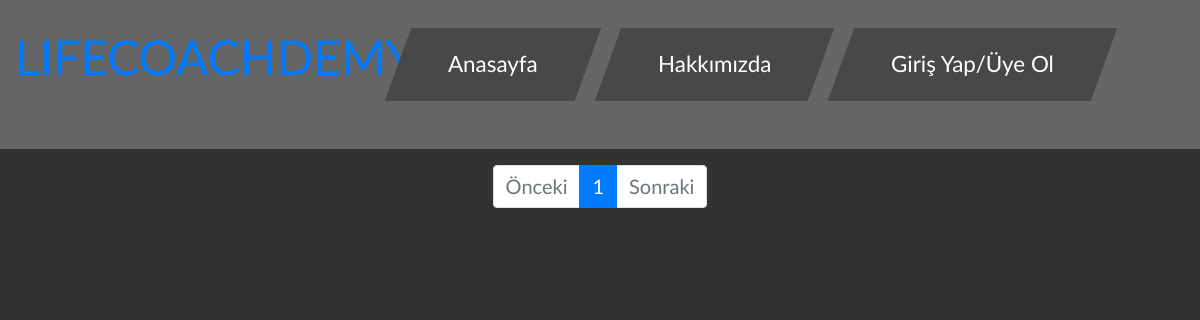
The page /project/index/ on the database as committed earlier.
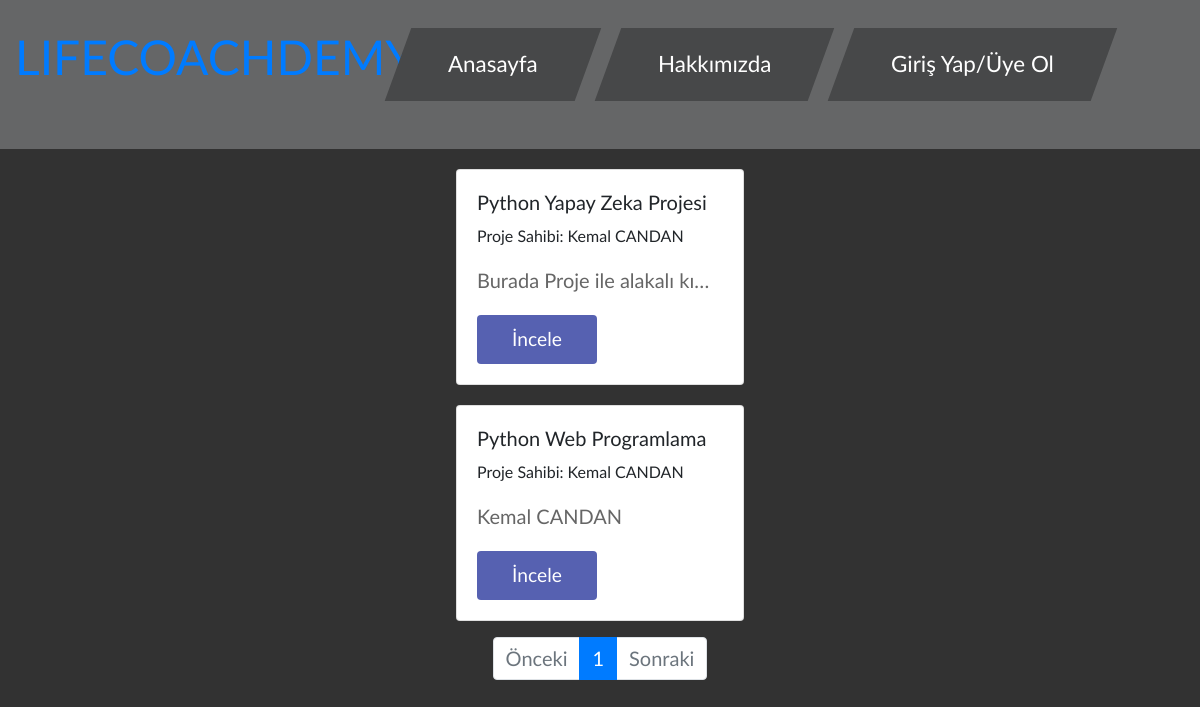
The same page on the database as committed later.
### project/models.py (models this page shows, shortened)
class Project(models.Model):
    project_owner = models.ForeignKey('auth.User', verbose_name='Proje Sahibi', related_name='projects', on_delete=models.CASCADE)
    name = models.CharField(max_length=120, verbose_name='Projenin Adı')
    content = RichTextField(verbose_name='İçerik', null=True, blank=True)
    slug = models.SlugField(unique=True, editable=False, max_length=130)
    def get_absolute_url(self):
        return reverse('project:detail', kwargs={'slug': self.slug})

### project/views.py (the view, shortened to what this page needs)
def project_index(request):
    project_list = Project.objects.all()
    query = request.GET.get('q')
    paginator = Paginator(project_list, 5) #Show 5 courses per page
    page = request.GET.get('sayfa')
    try:
        projects = paginator.page(page)
    except PageNotAnInteger:
        projects = paginator.page(1)
    except EmptyPage:
        projects = paginator.page(paginator.num_pages)
    return render(request, 'project/index.html', {'projects': projects})

### templates/project/index.html (shortened to what this page needs)
{% extends 'base.html' %}
{% block body %}
    {% for project in projects %}
        <div class="container">
            <div class="row justify-content-center" style="margin-top:20px;">
                <div class="card" style="width: 18rem;">
                    <div class="card-body">
                        <h5 class="card-title">{{ project.name }}</h5>
                        <h6>Proje Sahibi: {{ project.project_owner.get_full_name }}</h6>
                        <p class="card-text">{{ project.content|safe|linebreaks|truncatechars:34 }}</p>
                        <a href="{{ project.get_absolute_url }}" class="btn btn-primary">İncele</a>
                    </div>
                </div>
            </div>
        </div>
    {% endfor %}
    <div class="row justify-content-center mt-3">
        <ul class="pagination">
            <li class="page-item {% if not projects.has_previous %}disabled{% endif %}">
                <a class="page-link" {% if not projects.has_previous %} href="#" {% endif %}  tabindex="-1" aria-disabled="true">Önceki</a>
            </li>
            {% for page in projects.paginator.page_range %}
            <li class="page-item {% ifequal page projects.number %}active{% endifequal %}"><a class="page-link" href="?sayfa={{ page }}{% if request.GET.q %}&q={{ request.GET.q }}{% endif %}">{{ page }}</a></li>
            {% endfor %}
            <li class="page-item {% if not projects.has_next %}disabled{% endif %}">
                <a class="page-link" {% if not projects.has_next %} href="#" {% endif %}  tabindex="-1" aria-disabled="true">Sonraki</a>
            </li>
        </ul>
    </div>
{% endblock %}

### templates/base.html (shortened to what this page needs)
{% load static %}
<!DOCTYPE html>
<html lang="en">
<head>
    <link rel="stylesheet" href="{% static 'css/family_lato.css' %}">
    <link rel="stylesheet" href="{% static 'css/bootstrap.min.css' %}">
    <link rel="stylesheet" href="{% static 'fontawesome/css/all.min.css' %}">
    <link rel="stylesheet" href="{% static 'slick/slick.css' %}">
    <link rel="stylesheet" href="{% static 'slick/slick-theme.css' %}">
    <link rel="stylesheet" href="{% static 'css/templatemo-real-dynamic.css' %}">
    <link rel="stylesheet" href="{% static 'css/base.css' %}">
</head>
<body>
    {% include 'header.html' %}
    {% block body %}
    {% endblock %}
</body>
</html>

### templates/header.html (shortened to what this page needs)
{% block header %}
    <div class="tm-container">
        <div class="tm-site-header-overlay">
            <div class="container-fluid">
                <div class="row">
                    <div class="col-lg-4 tm-site-header-left">
                        <h1 class="text-uppercase mt-2 tm-site-name"><a href="/home">LifeCoachDemy</a></h1>
                    </div>
                    <div class="col-lg-8 tm-site-header-right" style="left:-45px;">
                        <nav class="navbar navbar-expand-lg">
                            <div class="collapse navbar-collapse tm-nav" id="navbarNav">
                                <ul class="navbar-nav ml-auto">
                                  <li class="nav-item active">
                                    <a class="nav-link tm-nav-link" href="/home">Anasayfa <span class="sr-only">(current)</span></a>
                                  </li>
                                  <li class="nav-item active">
                                    <a class="nav-link tm-nav-link" href="/about">Hakkımızda</a>
                                  </li>
                                  {% if not request.user.is_authenticated %}
                                  <li class="nav-item active">
                                    <a class="nav-link tm-nav-link" href="{% url  'accounts:login' %}">Giriş Yap/Üye Ol</a>
                                  </li>
                                  {% endif %}
                                </ul>
                            </div>
                        </nav>
                    </div>
                </div>
            </div>
        </div>
    </div>
{% endblock %}

### static/css/templatemo-real-dynamic.css (style rules this page uses)
body { font-family: 'Lato', Arial, sans-serif; font-size: 20px; overflow-x: hidden; background-color: #323232; }
a { transition: all 0.3s ease; text-decoration: none; }
p, address { color: #666; line-height: 1.9; }
ul, i { color: #666; }
ul { line-height: 2; }
.tm-container { max-width: 1800px; margin: 0 auto; }
.container-fluid { max-width: 1570px; }
.tm-site-header-overlay { color: white; background-color: #656667; padding-top: 20px; }
.tm-site-header-left { padding-bottom: 55px; }
.tm-site-header-right { padding-bottom: 10px; }
.tm-site-name { font-size: 3rem; }
.nav-item { font-size: 1.4rem; transform: skew(-20deg, 0); transition: all 0.3s ease; margin-right: 20px; }
.navbar-expand-lg .navbar-nav .nav-link { color: white; padding: 14px 50px; transform: skew(20deg, 0); }
.nav-item.active, .nav-item:hover { background-color: #474849; }
.nav-item.active .nav-link, .nav-item:hover .nav-link { color: white; }
.btn { font-size: 1.2rem; padding: 10px 35px; border: none; }
.btn-primary { background-color: #5661b1; }
ul { padding-left: 17px; }
ul li { list-style: none; }

Rows that differ between the two databases and show on the page:
added Project: name "Python Yapay Zeka Projesi", project_owner.get_full_name "Kemal CANDAN", content "Burada Proje ile alakalı kı…"
added Project: name "Python Web Programlama", project_owner.get_full_name "Kemal CANDAN", content "Kemal CANDAN"
